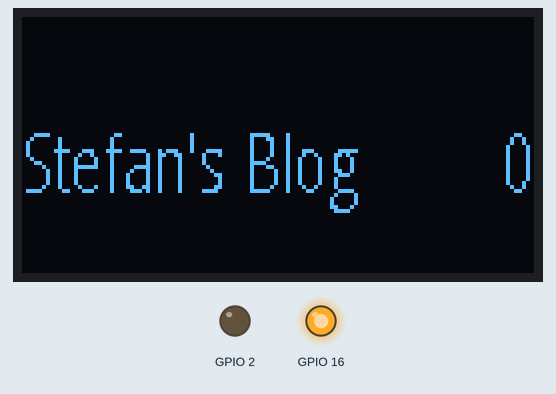
Recording of a sketch running on a simulated ESP8266 (NodeMCU). Parts: 128×64 one-colour display, output pins drawn as LEDs (lit = HIGH). What the sketch prints to the serial monitor is not drawn.

Above: at 0.1 s.
At 4.2 s:
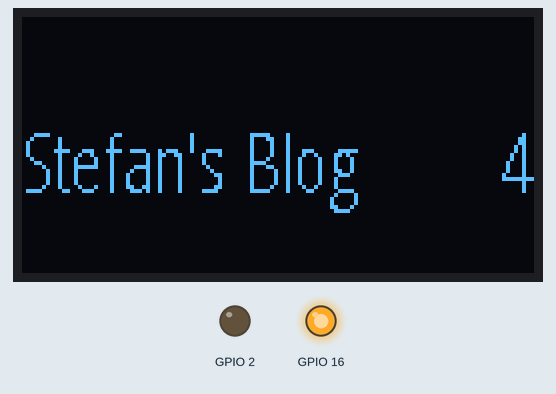
At 9.3 s:
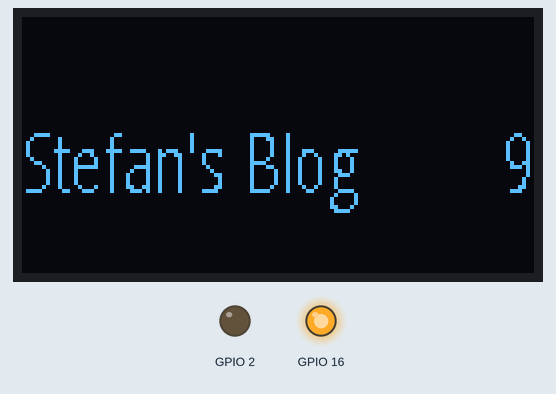
At 19.6 s:
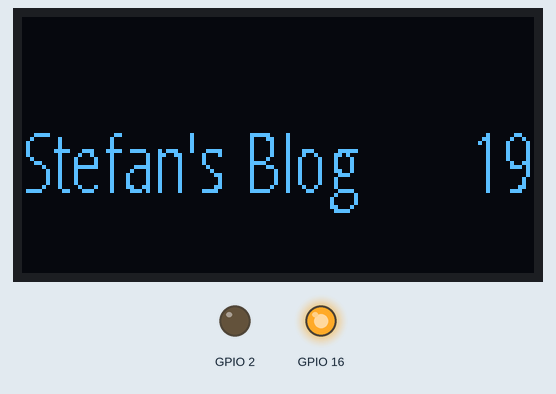
At 28.8 s:
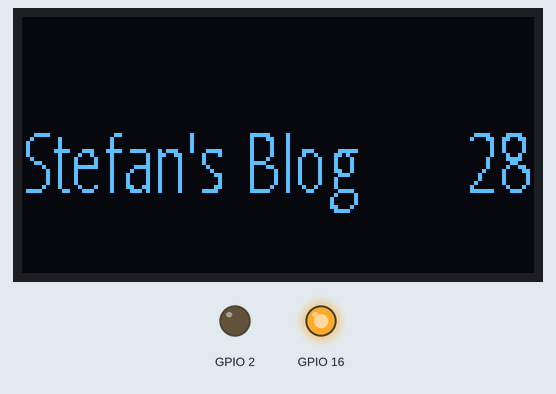
At 39.0 s:
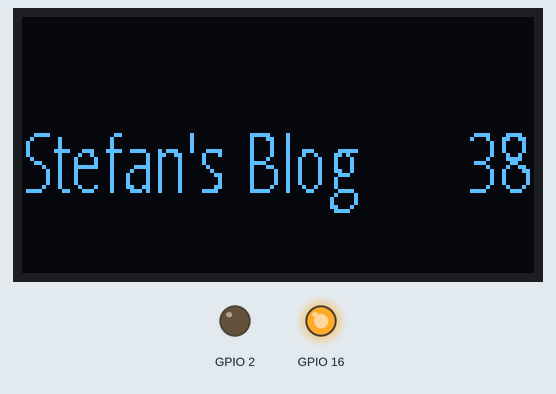

Measured:
- what the display in image 0 shows lasts 1.0 s, from 0.1 s to 1.1 s

The sketch:

ESP32-DHT-SSD1306.ino
```cpp
/**
 * Example for SSD106 lib from Daniel Eichhorn
 * This example shows a simple text and a right aligned counter.
 *
 * Libraries:
 * https://github.com/ThingPulse/esp8266-oled-ssd1306
 *
 * For more examples viste http://fambach.net if you want ;)
 *
 */

/* modified font created at http://oleddisplay.squix.ch/ */
#include "modified_font.h"

/*  SSD1306 */
#include "SSD1306.h"
#define SDA_PIN 4// GPIO21 -> SDA
#define SCL_PIN 15// GPIO22 -> SCL
#define SSD_ADDRESS 0x3c
SSD1306  display(SSD_ADDRESS, SDA_PIN, SCL_PIN);

void setup() {

  pinMode(16,OUTPUT);
  pinMode(2,OUTPUT);

  digitalWrite(16, LOW);    // set GPIO16 low to reset OLED
  delay(50);
  digitalWrite(16, HIGH); // while OLED is running, must set GPIO16 in hi
  Serial.begin(115200);
  Serial.println("");
  Serial.println("ESP32 DHT Temperature and Humidity - OLED Display");
  Serial.println("");

  display.init();

  display.flipScreenVertically();
  display.setTextAlignment(TEXT_ALIGN_LEFT);
  display.setFont(Open_Sans_Condensed_Light_20); // set a font
}

void loop()
{
  displayData();
  delay(1000);
}

/***************************************************
* Display Data
****************************************************/
int counter = 0;
void displayData()
{

  display.clear();   // clear the display

  display.drawString(0, 32-20/2,  String("Stefan's Blog"));
  if(counter > 999){
    counter = 0;
  }
  String s = String(counter++);
  uint16_t numberWidth = display.getStringWidth(s);
  display.drawString(128-numberWidth, 32-20/2,s);

  display.display();   // write the buffer to the display
  delay(10);
}
```

Source omitted: odified_font.h (data table, 42701 bytes)
